Frame 1 (no input): blank canvas, image omitted
Frame 60 (the mouse pressed at the canvas centre just before this capture): blank canvas, image omitted
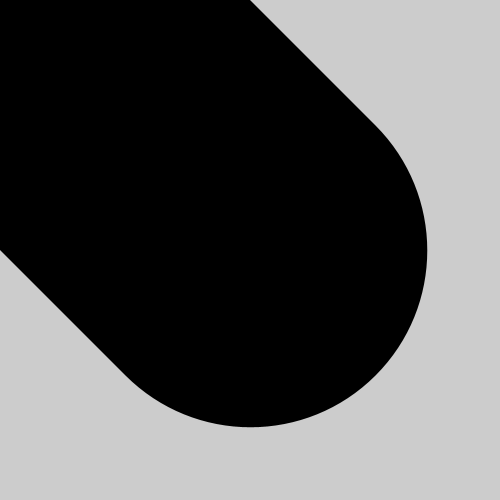
Frame 120 (the mouse held since frame 60 and released just before this capture)

The Processing sketch whose frames 1 and 60 were blank and that drew this single picture after the mouse press (run headless with seeded random() and noise(); from frame 60 on, the mouse is pressed at the canvas centre):

// Processing sketch: processing_47114
// ── processing_47114.pde

void setup(){
size(500,500);
fill(0,102);
smooth();



}
void draw(){
  float weight = dist (mouseX,mouseY,pmouseX,pmouseY);
  strokeWeight(weight);
  line (mouseX,mouseY,pmouseX,pmouseY);
  
}
